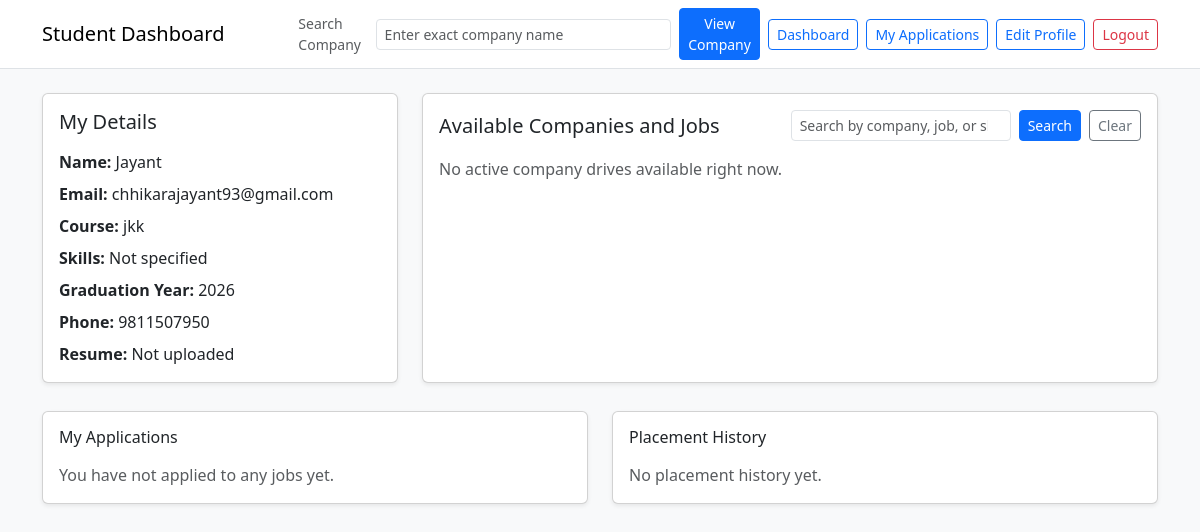
The app's page /student-preview with its own data.
### model.py (models this page shows, shortened)
class Student(db.Model):
    __tablename__ = "students"
    id = db.Column(db.Integer, primary_key=True)
    full_name = db.Column(db.String(120), nullable=False)
    email = db.Column(db.String(120), unique=True, nullable=False)
    password = db.Column(db.String(120), nullable=False)
    phone = db.Column(db.String(20), nullable=True)
    course = db.Column(db.String(100), nullable=True)
    skills = db.Column(db.String(255), nullable=True)
    graduation_year = db.Column(db.Integer, nullable=True)
    resume_url = db.Column(db.String(255), nullable=True)
    is_deactivated = db.Column(db.Boolean, nullable=False, default=False)
    applications = db.relationship(
        "Application", back_populates="student", cascade="all, delete-orphan"
    )

### app.py (the view)
@app.route('/student-preview')
def student_preview():
    student = Student.query.order_by(Student.id.asc()).first()
    return render_template(
        'student.html',
        student=student,
        applications=[],
        active_positions=[],
        applied_position_ids=[],
        placements=[],
    )

### template/student.html (shortened to what this page needs)
<!doctype html>
<html lang="en">
<head>
    <link href="https://cdn.jsdelivr.net/npm/bootstrap@5.3.8/dist/css/bootstrap.min.css" rel="stylesheet">
</head>
<body class="bg-light">
    <nav class="navbar navbar-expand-lg bg-white border-bottom">
        <div class="container gap-2">
            <span class="navbar-brand">Student Dashboard</span>
            <form method="GET" action="{{ url_for('student_company_details') }}" class="d-flex ms-auto gap-2 align-items-center">
                <label for="company_name" class="small text-muted mb-0">Search Company</label>
                <input id="company_name" name="company_name" class="form-control form-control-sm" placeholder="Enter exact company name" required>
                <button type="submit" class="btn btn-primary btn-sm">View Company</button>
            </form>
            <div class="navbar-nav gap-2">
                <a class="btn btn-outline-primary btn-sm" href="{{ url_for('student_dashboard') }}">Dashboard</a>
                <a class="btn btn-outline-primary btn-sm" href="{{ url_for('view_applications') }}">My Applications</a>
                <a class="btn btn-outline-primary btn-sm" href="{{ url_for('edit_profile') }}">Edit Profile</a>
                <a class="btn btn-outline-danger btn-sm" href="{{ url_for('logout') }}">Logout</a>
            </div>
        </div>
    </nav>
    <main class="container py-4">
        <div class="row g-4">
            <div class="col-12 col-lg-4">
                <div class="card shadow-sm h-100">
                    <div class="card-body">
                        <h2 class="h5 mb-3">My Details</h2>
                        <p class="mb-2"><strong>Name:</strong> {{ student.full_name }}</p>
                        <p class="mb-2"><strong>Email:</strong> {{ student.email }}</p>
                        <p class="mb-2"><strong>Course:</strong> {{ student.course or 'Not specified' }}</p>
                        <p class="mb-2"><strong>Skills:</strong> {{ student.skills or 'Not specified' }}</p>
                        <p class="mb-2"><strong>Graduation Year:</strong> {{ student.graduation_year or 'Not specified' }}</p>
                        <p class="mb-0"><strong>Phone:</strong> {{ student.phone or 'Not specified' }}</p>
                        <p class="mb-0 mt-2"><strong>Resume:</strong>
                            {% if student.resume_url %}
                                <a href="{{ student.resume_url }}" target="_blank">View Resume</a>
                            {% else %}
                                Not uploaded
                            {% endif %}
                        </p>
                    </div>
                </div>
            </div>
            <div class="col-12 col-lg-8">
                <div class="card shadow-sm h-100">
                    <div class="card-body">
                        <div class="d-flex flex-wrap justify-content-between align-items-center gap-2 mb-3">
                            <h2 class="h5 mb-0">Available Companies and Jobs</h2>
                            <form method="GET" action="{{ url_for('student_dashboard') }}" class="d-flex gap-2">
                                <input class="form-control form-control-sm" type="search" name="search" value="{{ search or '' }}" placeholder="Search by company, job, or skills">
                                <button class="btn btn-primary btn-sm" type="submit">Search</button>
                                <a class="btn btn-outline-secondary btn-sm" href="{{ url_for('student_dashboard') }}">Clear</a>
                            </form>
                        </div>
                        {% if active_positions %}
                            <div class="table-responsive">
                                <table class="table table-striped align-middle">
                                    <thead>
                                        <tr>
                                            <th>Company</th>
                                            <th>Job Title</th>
                                            <th>Location</th>
                                            <th>Skills</th>
                                            <th>Action</th>
                                        </tr>
                                    </thead>
                                    <tbody>
                                        {% for position in active_positions %}
                                            <tr>
                                                <td>{{ position.company.name }}</td>
                                                <td>{{ position.title }}</td>
                                                <td>{{ position.location or 'N/A' }}</td>
                                                <td>{{ position.required_skills or position.eligibility_criteria or 'N/A' }}</td>
                                                <td>
                                                    <a href="{{ url_for('student_job_details', position_id=position.id) }}" class="btn btn-primary btn-sm">View Details</a>
                                                </td>
                                            </tr>
                                        {% endfor %}
                                    </tbody>
                                </table>
                            </div>
                        {% else %}
                            {% if search %}
                                <p class="text-muted mb-0">No jobs matched your search.</p>
                            {% else %}
                                <p class="text-muted mb-0">No active company drives available right now.</p>
                            {% endif %}
                        {% endif %}
                    </div>
                </div>
            </div>
        </div>
        <div class="row g-4 mt-1">
            <div class="col-12 col-lg-6">
                <div class="card shadow-sm h-100">
                    <div class="card-body">
                        <h2 class="h6 mb-3">My Applications</h2>
                        {% if applications %}
                            <ul class="list-group">
                                {% for application in applications %}
                                    <li class="list-group-item d-flex justify-content-between align-items-center">
                                        <span>{{ application.job_position.company.name }} - {{ application.job_position.title }}</span>
                                        <span class="badge text-bg-secondary">{{ application.status }}</span>
                                    </li>
                                {% endfor %}
                            </ul>
                        {% else %}
                            <p class="text-muted mb-0">You have not applied to any jobs yet.</p>
                        {% endif %}
                    </div>
                </div>
            </div>
            <div class="col-12 col-lg-6">
                <div class="card shadow-sm h-100">
                    <div class="card-body">
                        <h2 class="h6 mb-3">Placement History</h2>
                        {% if placements %}
                            <ul class="list-group">
                                {% for placement in placements %}
                                    <li class="list-group-item">
                                        {{ placement.application.job_position.company.name }} - {{ placement.application.job_position.title }}
                                    </li>
                                {% endfor %}
                            </ul>
                        {% else %}
                            <p class="text-muted mb-0">No placement history yet.</p>
                        {% endif %}
                    </div>
                </div>
            </div>
        </div>
    </main>
</body>
</html>

### records on screen
Student: full_name "Jayant", email "chhikarajayant93@gmail.com", course "jkk", skills "Not specified", graduation_year "2026", phone "9811507950"
